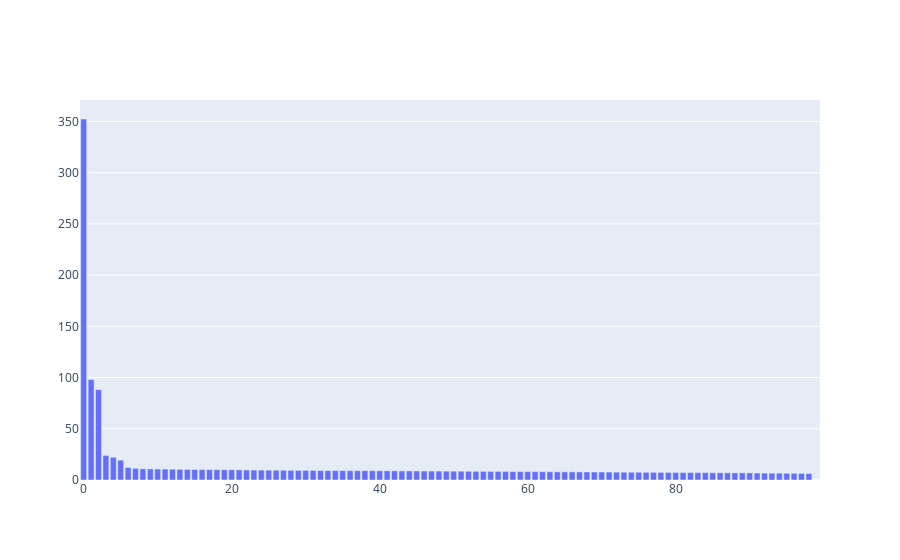

The cell this chart's notebook holds for it:
### Markdown cell above
3. Standardize the 3rd cluster

### Code cell
# subtract the mean
c3_meanzero = c3 - np.mean(c3, axis=1, keepdims=True)
# divide by the standard deviation
c3_std = c3_meanzero/np.std(c3_meanzero, axis=1, keepdims=True)
# SVD
U, S, VT = np.linalg.svd(c3_std, full_matrices=False)

# make a figure showing the singular values
svd_figure = pgo.Figure([pgo.Bar(x=np.arange(len(S)), y=S)])
svd_figure.show()
